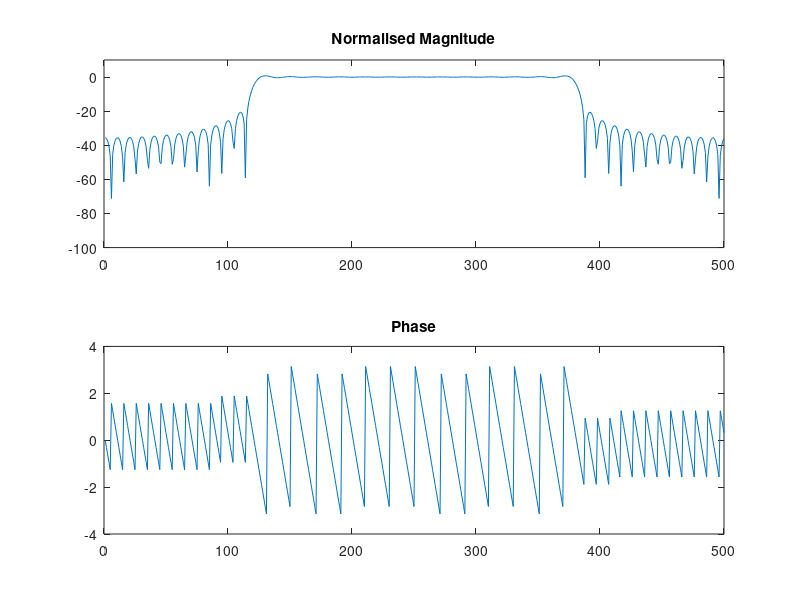

Source code (MATLAB):
N = 51;
w0 = pi/6;
n = 0:N-1;
w = ones(1,N);
K = N/2 -1/2;
hn = zeros(1,N);
hd = (sinc(w0*(n-K))*w0);
for j = 1:N
hn(j) = hd(j)*w(j);
hn1(j) = (-1^n(j))*hn(j);
end

H = fft(hn1,500);
H = fftshift(H);
disp(length(H));
y1 = 20*log10(abs(H));
figure('NumberTitle', 'off', 'Name', 'Rectangular');
subplot(2,1,1)
plot(y1);
ylim([-100,10]);
title("Normalised Magnitude");
subplot(2,1,2)
plot(angle(H));
title("Phase");